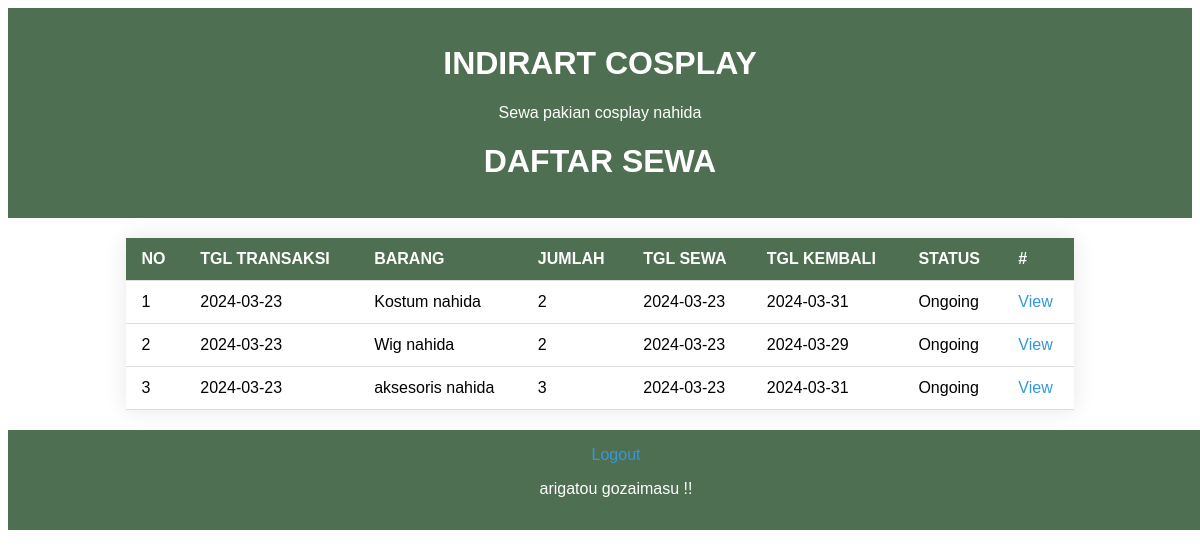
Screenshot of /admin/dashboard.php (signed in) with the database file from the repository.
### tables this page shows
CREATE TABLE `transaksi` (
  `id_transaksi` int(11) NOT NULL,
  `id_pelanggan` int(11) NOT NULL,
  `id_barang` int(11) NOT NULL,
  `ukuran_barang` varchar(5) NOT NULL,
  `jumlah_barang` int(11) NOT NULL,
  `harga_barang` double NOT NULL,
  `total_harga` double NOT NULL,
  `tanggal_sewa` date NOT NULL,
  `tanggal_kembali` date NOT NULL,
  `status_sewa` tinyint(1) NOT NULL DEFAULT 0,
  `status` tinyint(1) NOT NULL DEFAULT 1,
  `tgl_input` date NOT NULL DEFAULT current_timestamp(),
  `tgl_update` date NOT NULL DEFAULT current_timestamp()
);

CREATE TABLE `barang` (
  `id_barang` int(11) NOT NULL,
  `nama_barang` varchar(80) NOT NULL,
  `gambar_barang` varchar(150) NOT NULL,
  `jenis_barang` varchar(50) NOT NULL,
  `ukuran_barang` varchar(20) NOT NULL,
  `stok_barang` int(11) NOT NULL,
  `harga_barang` double NOT NULL,
  `status` tinyint(1) NOT NULL DEFAULT 1,
  `tgl_input` date NOT NULL DEFAULT current_timestamp(),
  `tgl_update` date NOT NULL DEFAULT current_timestamp()
);

### app/Dbconfig.php (called while the page is built, shortened)
<?php
class Database
{
    private $host       = "localhost";
    private $username   = "root";
    private $pass       = "";
    private $db_name    = "db_human";
    protected function __construct()
    {
        return $this->db = mysqli_connect($this->host, $this->username, $this->pass, $this->db_name);
    }
}

### app/Transaksi.php (called while the page is built, shortened)
<?php
require_once 'Dbconfig.php';
class Transaksi extends DB\Database
{
    function getAll()
    {
        $sql = "SELECT t.*, b.nama_barang
                FROM transaksi as t
                JOIN barang as b ON t.id_barang = b.id_barang
                WHERE t.status = 1";
        $query = mysqli_query($this->db, $sql);
        while ($data = mysqli_fetch_array($query)) {
            $transaksi[] = $data;
        }
        return $transaksi ?? '';
    }
}

### admin/dashboard.php (the view, shortened to what this page needs)
<!DOCTYPE html>
<html lang="en">
<head>
    <link rel="stylesheet" href="../css/dashboardAdmin.css">
    <?php
    require '../app/Transaksi.php';
    $trans = new Transaksi();
    ?>
</head>
<body>
<header>
        <h1 style="color: white;">INDIRART COSPLAY</h1>
        <p>Sewa pakian cosplay nahida</p>
        <h1 style="color: white;">DAFTAR SEWA</h1>
    </header>
    <table>
        <thead>
            <tr>
                <th>NO</th>
                <th>TGL TRANSAKSI</th>
                <th>BARANG</th>
                <th>JUMLAH</th>
                <th>TGL SEWA</th>
                <th>TGL KEMBALI</th>
                <th>STATUS</th>
                <th>#</th>
            </tr>
        </thead>
        <tbody>
            <?php
            $data_trans = $trans->getAll();
            if ($data_trans) {
                $no = 0;
                foreach ($data_trans as $data) {
                    $no++;
                    echo '<tr>
                        <td>' . $no . '</td>
                        <td>' . $data['tgl_input'] . '</td>
                        <td>' . $data['nama_barang'] . '</td>
                        <td>' . $data['jumlah_barang'] . '</td>
                        <td>' . $data['tanggal_sewa'] . '</td>
                        <td>' . $data['tanggal_kembali'] . '</td>
                        <td>' . ($data['status_sewa'] ? 'Finished' : 'Ongoing') . '</td>
                        <td><a href="view_transaksi.php?id='.$data['id_transaksi']. '">View</a></td>
                    </tr>';
                }
            } else {
                echo '<tr><td colspan="8">No data</td></tr>';
            }
            ?>
        </tbody>
    </table>
</body>
<footer>
        <a href="../login.php?logout=1">Logout</a>
        <p>arigatou gozaimasu !!</p>
    </footer>
</html>

### css/dashboardAdmin.css (style rules this page uses)
body { font-family: Arial, sans-serif; background-color: #fff; margin: 3; padding: 0; }
header { background-color: #4F6F52; color: #fff; padding: 1em; text-align: center; }
table { width: 80%; margin: 20px auto; border-collapse: collapse; box-shadow: 0 0 20px rgba(0, 0, 0, 0.1); background-color: #fff; }
th, td { padding: 12px 15px; text-align: left; border-bottom: 1px solid #ddd; }
th { background-color: #4F6F52; color: #fff; }
a { text-decoration: none; color: #3498db; }
footer { background-color: #4F6F52; color: #fff; text-align: center; padding: 1em; bottom: 0; width: 100%; }

### rows the page displays
transaksi: tgl_input "2024-03-23", id_barang.nama_barang "Kostum nahida", jumlah_barang "2", tanggal_sewa "2024-03-23", tanggal_kembali "2024-03-31", status_sewa "Ongoing"
transaksi: tgl_input "2024-03-23", id_barang.nama_barang "Wig nahida", jumlah_barang "2", tanggal_sewa "2024-03-23", tanggal_kembali "2024-03-29", status_sewa "Ongoing"
transaksi: tgl_input "2024-03-23", id_barang.nama_barang "aksesoris nahida", jumlah_barang "3", tanggal_sewa "2024-03-23", tanggal_kembali "2024-03-31", status_sewa "Ongoing"
